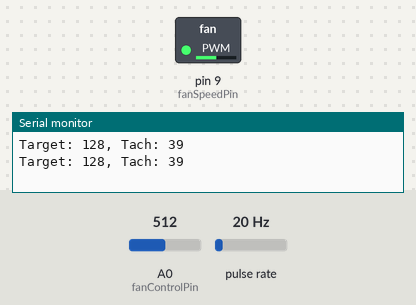
Simulated run of this sketch. Board: Arduino Uno, built with avr-gcc and run on an emulated ATmega328P. Shown: switched loads named in the sketch (green lamp = pin HIGH), the last lines printed to the serial monitor. Wiring (inferred from the names in the program): pulse sensor: data pin 7. Inputs (shaded band) come from the test bench; at power-on: A0 (fanControlPin) = 512, pulse rate 20 Hz.

Above: at 1.2 s.
1.3 s: A0 (fanControlPin) set to 716
At 2.9 s:
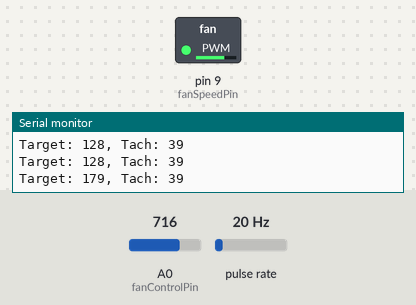
3.6 s: A0 (fanControlPin) set to 900
At 4.5 s:
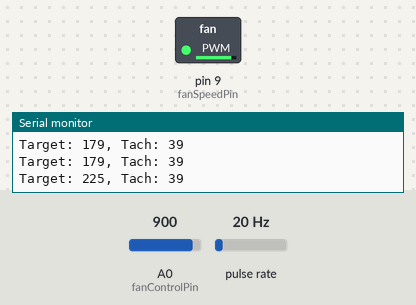
5.7 s: A0 (fanControlPin) set to 122
At 7.3 s:
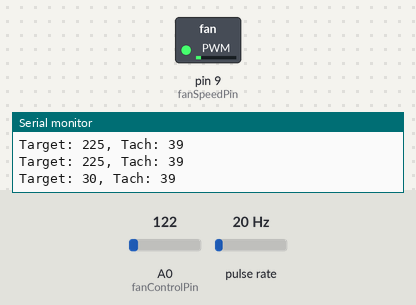
7.8 s: A0 (fanControlPin) set to 0
At 8.9 s:
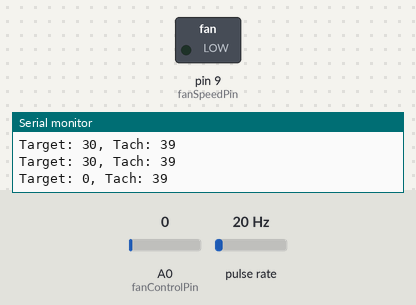
Timing chart, 0 to 10.8 s (numbered marks = the images above; inputs shaded):
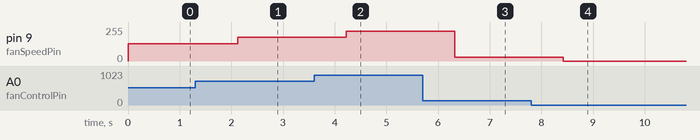

Measured:
- after the input at 1.3 s, pin 9 (fanSpeedPin): 128/255 → 179/255 after 0.83 s
- after the input at 3.6 s, pin 9 (fanSpeedPin): 179/255 → 225/255 after 0.63 s
- after the input at 5.7 s, pin 9 (fanSpeedPin): 225/255 → 30/255 after 0.63 s
- after the input at 7.8 s, pin 9 (fanSpeedPin): 30/255 → 0/255 after 0.63 s

The sketch:

FanPWM.ino
```cpp
/*
 * FanPWM - the purpose of this sketch is to read in a value from a potentiometer and then
 *          use that value to determine how fast the fan should be spinning.
 *
 * The fan control pin is where the input from the potentiometer will be read from.
 *
 * fanTachPin is connected to read in the current speed of the fan
 *
 * The fan speed pin is the where the PWM output of the Arduino will connect to
 * the interface circuit in order to drive the fan.
 *
 * The voltage reference is the max voltage that can be read in on the
 * analog input pin
 *
 * The max sample count is the highest value that could be read in on the
 * analog input pin which will equal the voltage reference
 */
const int fanControlPin = 0;
const int fanTachPin = 7;
const int fanSpeedPin = 9;
const float voltageReference = 5.0f;
const int maxSampleCount = 1023;

/*
 * Method declarations
 */

/* No additional methods in this sketch */

/*
 * Setup - main configuration point of our sketch to configure
 *         the Arduino for analog input and PWM output
 *         also set up the tach pin for input along with
 *         enabling the serial port to monitor fan speed
 *
 * Params - none
 *
 * Returns - nothing
 */
void setup()
{
  analogReference(DEFAULT);

  pinMode(fanTachPin, INPUT);

  Serial.begin(9600);
}

/*
 * loop - main method which will be called each time the
 *        Arduino goes through its main loop to read the
 *        current fan control value and then turn on the
 *        fan based on the voltage across the potentiometer
 *
 * Params - none
 *
 * Returns - nothing
 */
void loop()
{
  int fanControlValue = 0;
  int fanSpeed = 0;
  int fanTach = 0;

  // Read in the temperature value which will be in a range from 0 to 1023
  fanControlValue = analogRead(fanControlPin);

  // Our range for output for PWM is 0 to 255 so we will divide by
  // 4 in order to get the read in value into the proper range
  // the output pin expects.
  fanSpeed = fanControlValue / 4;

  analogWrite(fanSpeedPin, fanSpeed);

  // Read in the fan tachometer value which will be a high signal
  // for a period X
  fanTach = pulseIn(fanTachPin, HIGH);

  char buffer[256];
  int rpm = 1000000 / fanTach; // 1 Million as the value is in microseconds

  // Target and tach shouldn't be expected to be the same
  sprintf(buffer, "Target: %d, Tach: %d", fanSpeed, rpm);

  Serial.println(buffer);

  // Rest for a second and check again
  delay(1000);
}
```
